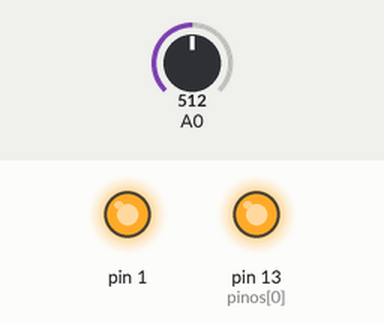
A sketch run on a simulated Arduino Uno, built with avr-gcc and run on an emulated ATmega328P. Shown: output pins drawn as LEDs (lit = HIGH). Inputs (shaded band) come from the test bench; at power-on: A0 = 512.

Above: at 1.2 s.
1.3 s: A0 set to 922
2.8 s: A0 set to 944
At 3.7 s:
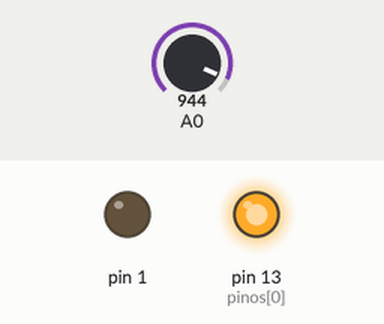
4.3 s: A0 set to 900
At 5.0 s:
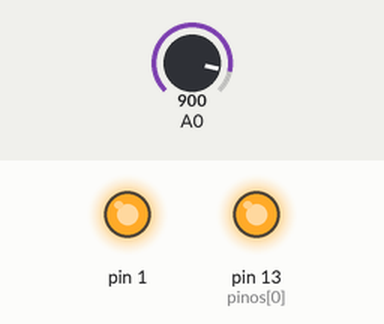
5.9 s: A0 set to 1023
At 6.3 s:
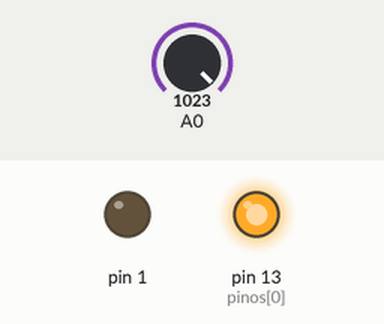
Timing chart, 0 to 8.5 s (numbered marks = the images above; inputs shaded):
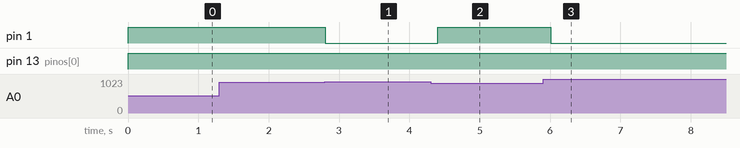

The sketch:

portas_analogicas.ino
```cpp
int pinos[1] = {13};

float valorLDR;
float minimo = 85;
float maximo = 1025;
float luminosidade;

void setup() {
  // put your setup code here, to run once:
  for(int x = 0; x < 2; x++){
     pinMode(pinos[x], OUTPUT);
  }
  pinMode(A0, INPUT);
}

void loop() {
  // put your main code here, to run repeatedly:

  valorLDR = analogRead(A0);

  luminosidade = ((valorLDR - minimo ) / (maximo - minimo)) * 10;
  luminosidade = (luminosidade - 10) * -1;
  for (int y = 0; y < 2; y++){
    if (y < luminosidade){
      digitalWrite(pinos[y], HIGH);
    }else{
       digitalWrite(pinos[y], LOW);
    }
  }
  delay(200);
}
```

Measured:
- the behaviour switches between 930 and 931 on A0 (found by bisection; images 0 and 1)
- after the input at 1.3 s, every drawn part: stays the same
- after the input at 2.8 s, pin 1: HIGH → LOW at once
- after the input at 4.3 s, pin 1: LOW → HIGH after 0.10 s
- after the input at 5.9 s, pin 1: HIGH → LOW after 0.11 s
